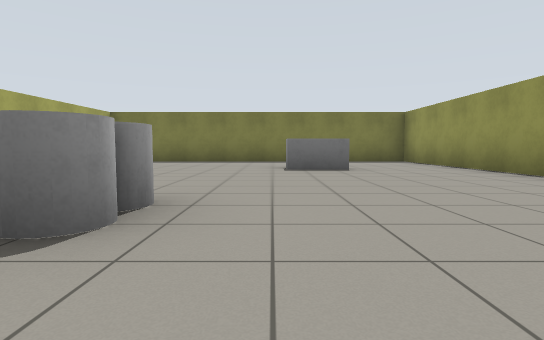
view 1 (above)

16 first-person views from a walk through a world built for the Gazebo simulator. The camera is 0.72 m above the floor, tilts 4° down and sees 80° across. The floor is counted in squares, 2 m on a side. Each view is taken from the middle of a square. On the plan, view 1 faces up. The plan holds only what a view shows up to about 9 squares ahead; the rest is blank.

view 2
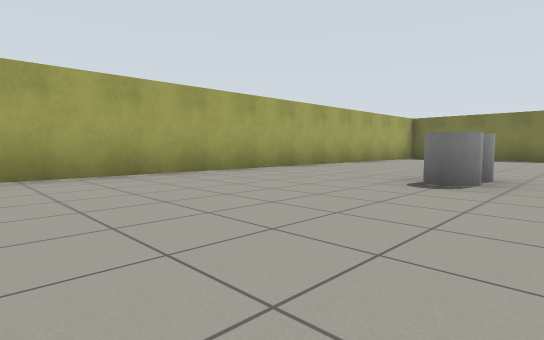

view 3
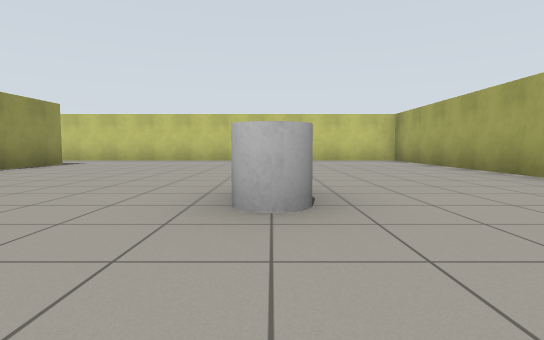

view 4
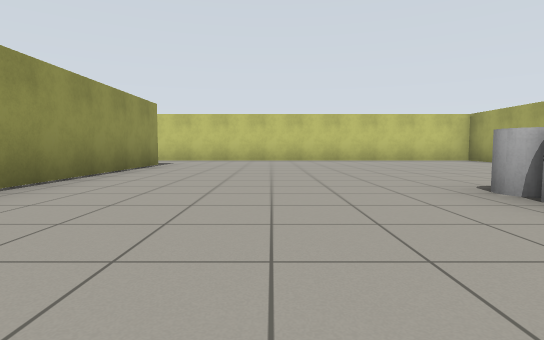

view 5
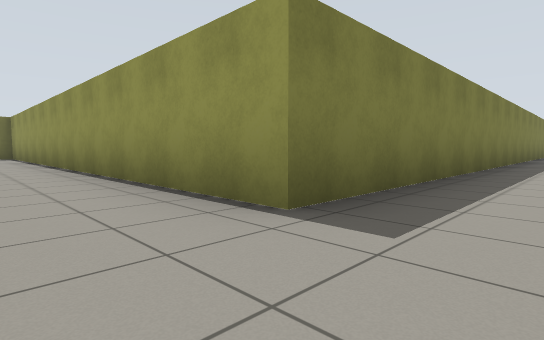

view 6
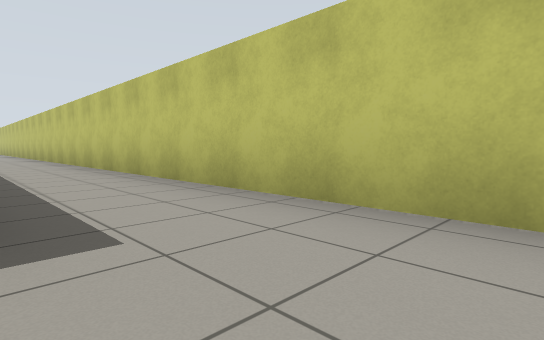

view 7
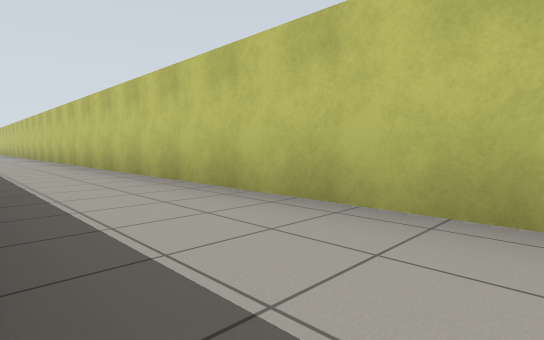

view 8
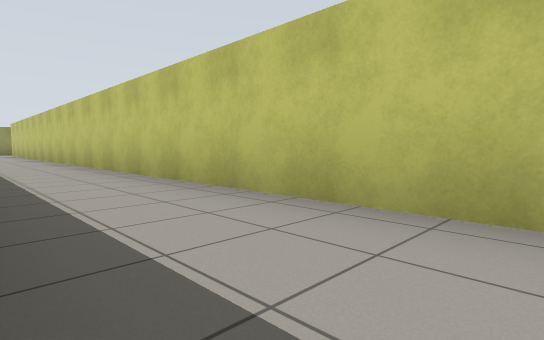

view 9
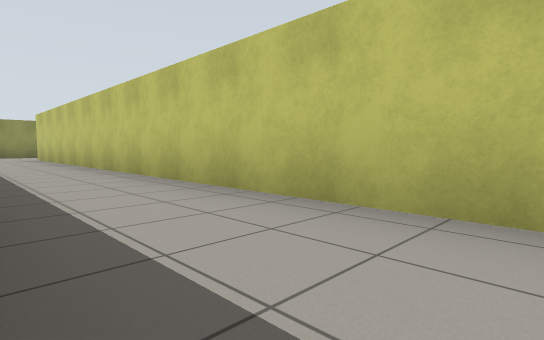

view 10
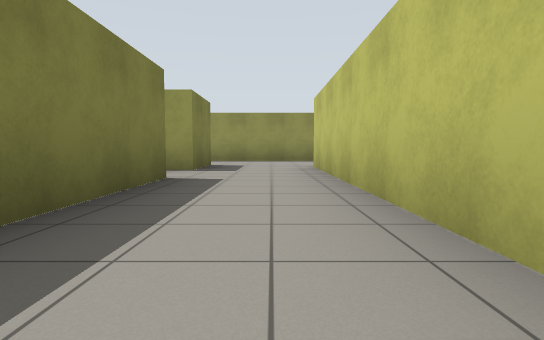

view 11
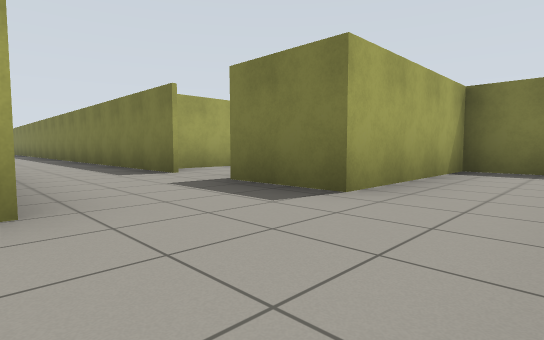

view 12
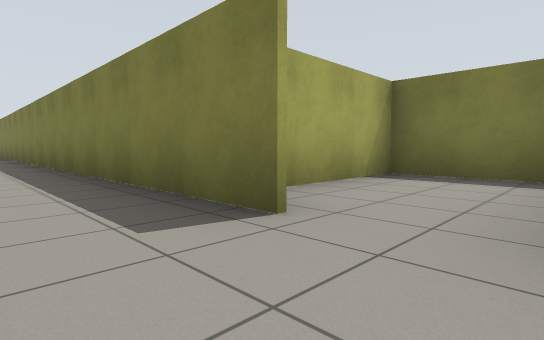

view 13
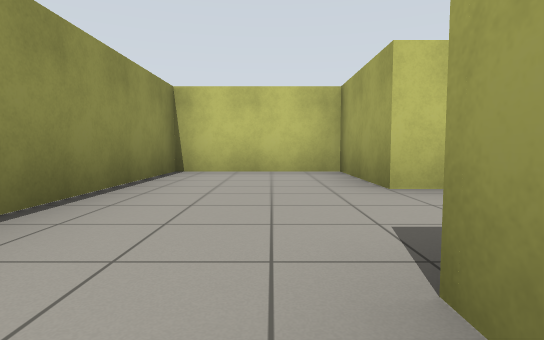

view 14
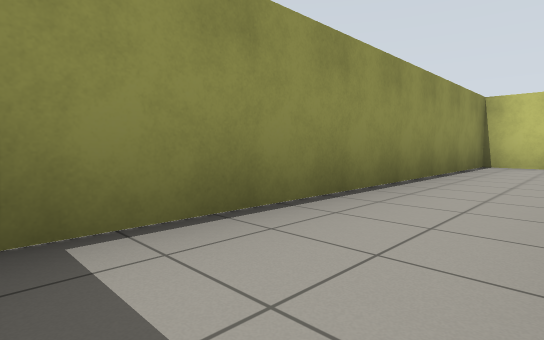

view 15
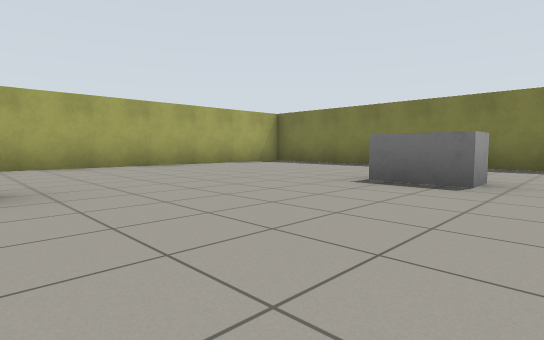

view 16
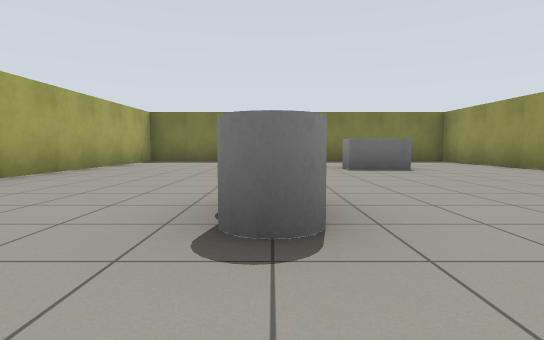

### Floor plan
Ten units are one square. View 1 is at (0, 0); x grows to the right and y downward. Boxes are objects, and circles mark ways between rooms. Rooms are numbered by the first view taken in them; rooms with no view inside come last. Other rooms are left out.
<svg viewBox="-48 -88 357 161">
<path fill="none" stroke="#000" d="M136 28 34 28 34 -83 -41 -83 -43 48 280 48M259 28 154 28M267 -3 250 -3 250 23M286 28 271 28 271 22M280 48 280 68 304 68 304 0M296 -3 286 -3 286 28"/>
<rect x="-15" y="-25" width="10" height="10" fill="#bbb"><title>white cylinder</title></rect>
<rect x="5" y="-55" width="10" height="10" fill="#bbb"><title>white box</title></rect>
<circle cx="275" cy="35" r="3" fill="#2a7"/>
<text x="30" y="0">1</text>
<text x="290" y="30">2</text>
</svg>
Room 1 opens to room 2.

Where each view was taken, in squares from view 1:
view 1: 0 up, 0 right, facing up
view 2: 2 down, 0 right, facing up-left
view 3: 4 up, 1 left, facing down
view 4: 4 up, 1 right, facing down
view 5: 4 down, 2 right, facing up-right
view 6: 3 down, 2 right, facing down-right
view 7: 3 down, 6 right, facing down-right
view 8: 3 down, 12 right, facing down-right
view 9: 3 down, 17 right, facing down-right
view 10: 4 down, 22 right, facing right
view 11: 5 down, 30 right, facing up-left
view 12: 4 down, 27 right, facing up-left
view 13: 2 down, 29 right, facing down
view 14: 0 up, 29 right, facing down-right
view 15: 2 up, 2 right, facing up-left
view 16: 0 up, 1 left, facing up
